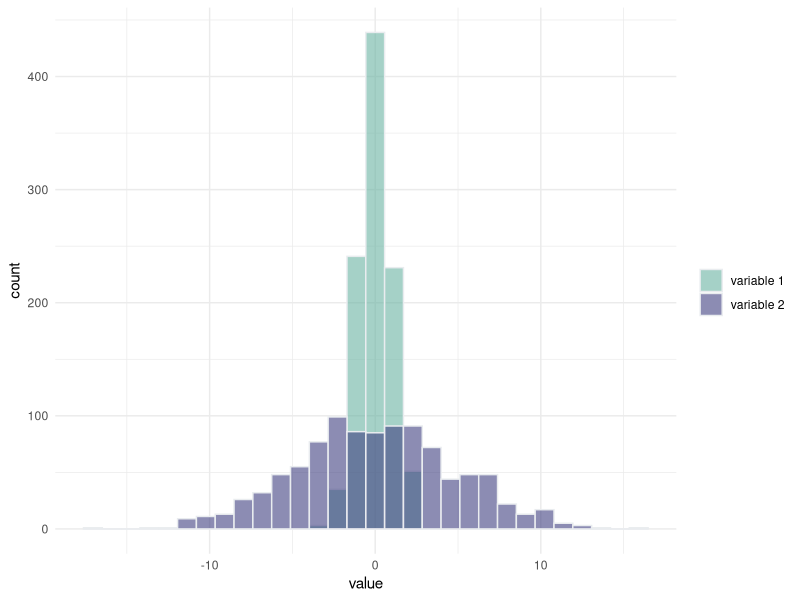
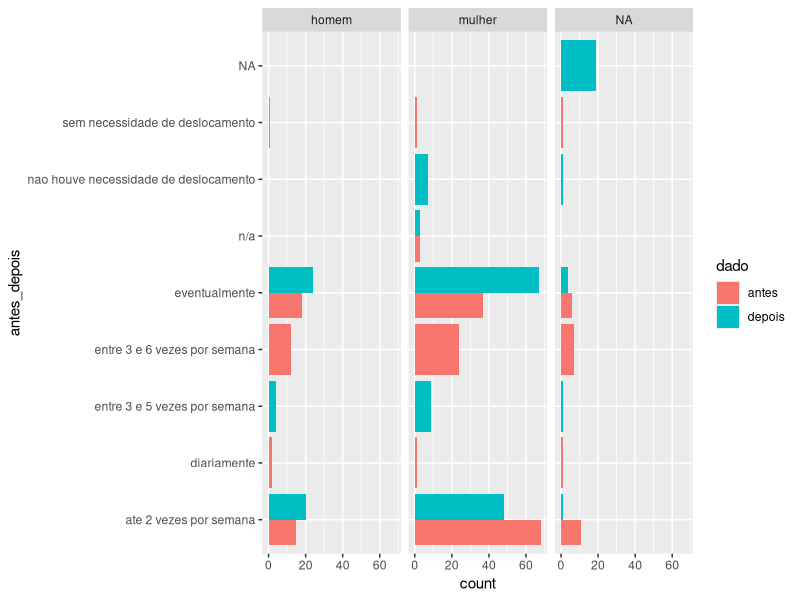

Reproduce these figures in R, in order.
## ---- chunk 1
# library
library(tidyverse)

# Build dataset with different distributions
data <- data.frame(
  type = c(rep("variable 1", 1000), rep("variable 2", 1000)),
  value = c(rnorm(1000), rnorm(1000, mean = 0, sd = 5))
)

# Represent it
p <- data %>%
  ggplot(aes(x=value, fill=type)) +
    geom_histogram( color="#e9ecef", alpha=0.6, position = 'identity') +
    scale_fill_manual(values=c("#69b3a2", "#404080")) +
    theme_minimal() +
    labs(fill="")

p
## ---- chunk 2
# get first observation for each Species in iris data -- base R
mini_iris <- iris[c(1, 51, 101), ]

mini_iris %>% gather(key = "flower_att", value = "measurement", -Species)

## ---- chunk 3
dados_bh <- read_delim("dados_aluno.csv", 
    delim = ";", escape_double = FALSE, trim_ws = TRUE)
## ---- chunk 4
data_plot_long <- dados_bh %>% 
  gather(key = "dado", value = "antes_depois", -genero, -escolaridade) %>% 
  mutate(dado = case_when(dado == 'internet_compras_antes' ~ 'antes',
                          dado == 'internet_compras_depois' ~ 'depois'))   
ggplot(data_plot_long) + 
  geom_bar(aes(x = antes_depois, fill = dado), position = "dodge") +
  coord_flip() +
  facet_wrap(~ genero)

